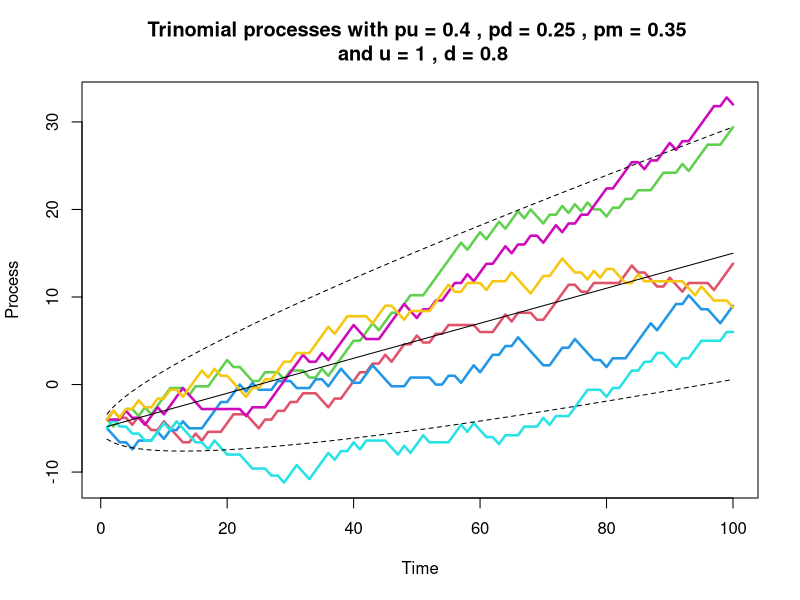

Recreate this plot in R.
# ------------------------------------------------------------------------------
# Published in:     Comp_FiMa_class_WS2021
# ------------------------------------------------------------------------------
# Project title:    Trinomial tree computation 
#                   Trinomial processes 
# ------------------------------------------------------------------------------
# Description:      Generating trinomial processes with variable jump-size, 
#                   probabilities and inital value 
# ------------------------------------------------------------------------------
# Output:           Trinomial processes.png 
# ------------------------------------------------------------------------------
# Author :          Patricia Ebert 
# ------------------------------------------------------------------------------

rm(list = ls(all = TRUE))

# declaration of variables  
pu = 0.4       # probability of up-movement  
pd = 0.25      # probability of down-movement  
n  = 100       # number of steps 
k  = 6         # number of paths 
u  = 1         # up-movement 
d  = 0.8       # down-movement 
X0 = -5        # initial value of process 
t  = 1:n       

# pseudo random numbers (uniform)
set.seed(2022)
z = matrix(runif(n*k), n, k)
z = (-d) * (z < pd) + u*(z > (1-pu))
head(z)  
  # for z < pd z = -d 
  # for z > 1-pu z = u 
  # for pd < z < 1-pu = 0 
x = X0 + apply(z, MARGIN = 2, FUN = cumsum)
  # accumulate z column-wise
  # head(x)


# trend and upper and lower confidence band 
trend = X0 + t * (pu * u - pd * d)
std   = sqrt(t * (pu * (1-pu)*u^2 + pd * (1-pd) * d^2 + 2*pu*pd*u*d)) 
s1    = trend + 2*std    # upper confidence band 
s2    = trend - 2*std    # lower confidence band 

# plot of trinomial process 
matplot(x, main = paste("Trinomial processes with pu =", pu, ", pd =", pd, ", pm =", 1 - pu - pd, 
                        "\n and u =", u, ", d =", round(d,2)),
        xlab = "Time", ylab = "Process", type = "l", lwd = 2.5, 
        lty = 1, ylim = c(min(x, s2), max(x, s1)), col = 2:(k + 1))

lines(trend)
lines(s1, lty = 2)
lines(s2, lty = 2)



